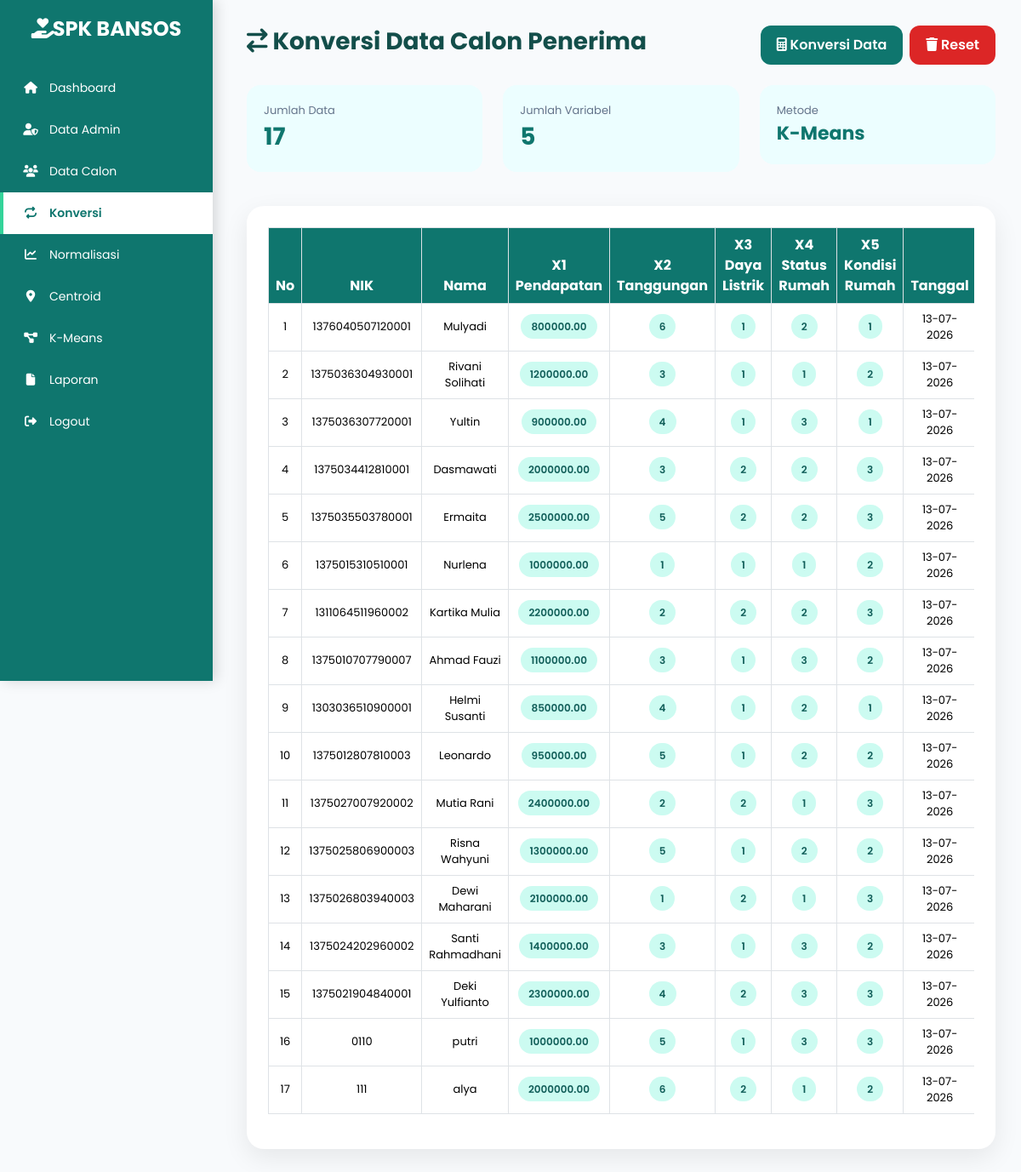
Page /admin/konversi.php (signed in) on the committed database.
### tables this page shows
CREATE TABLE `tbl_hasil_konversi` (
  `id_konversi_hasil` int(11) NOT NULL,
  `id_calon` int(11) DEFAULT NULL,
  `x1` decimal(12,2) DEFAULT NULL,
  `x2` int(11) DEFAULT NULL,
  `x3` int(11) DEFAULT NULL,
  `x4` int(11) DEFAULT NULL,
  `x5` int(11) DEFAULT NULL,
  `created_at` timestamp NULL DEFAULT current_timestamp()
);

CREATE TABLE `tbl_calon_penerima` (
  `id_calon` int(11) NOT NULL,
  `nik` varchar(16) NOT NULL,
  `nama` varchar(100) NOT NULL,
  `alamat` text DEFAULT NULL,
  `pendapatan` decimal(12,2) NOT NULL,
  `jumlah_tanggungan` int(11) NOT NULL,
  `daya_listrik` enum('450 VA','900 VA') NOT NULL,
  `status_rumah` enum('Bebas Sewa','Kontrak','Milik Sendiri') NOT NULL,
  `kondisi_rumah` enum('Tidak Permanen','Semi Permanen','Permanen') NOT NULL,
  `created_at` timestamp NULL DEFAULT current_timestamp(),
  `updated_at` timestamp NULL DEFAULT current_timestamp() ON UPDATE current_timestamp()
);

### admin/konversi.php (the view, shortened to what this page needs)
<?php
require_once __DIR__ . "/../config/koneksi.php";
$data=mysqli_query($conn,"
SELECT
hk.*,
cp.nik,
cp.nama
FROM tbl_hasil_konversi hk
JOIN tbl_calon_penerima cp
ON hk.id_calon=cp.id_calon
ORDER BY hk.id_konversi_hasil ASC
");
$total=mysqli_num_rows($data);
include "../includes/header.php";
include "../includes/sidebar.php";
?>
<div class="content">
<div class="d-flex justify-content-between align-items-center mb-4">
<h3 class="title">
<i class="fa-solid fa-arrow-right-arrow-left"></i>
Konversi Data Calon Penerima
</h3>
<div class="d-flex gap-2">
<form method="POST">
<button
name="konversi"
class="btn btn-konversi"
onclick="return confirm('Konversi seluruh data calon penerima?')">
<i class="fa fa-calculator"></i>
Konversi Data
</button>
</form>
<form method="POST">
<button
name="reset"
class="btn btn-reset"
onclick="return confirm('Hapus seluruh hasil konversi?')">
<i class="fa fa-trash"></i>
Reset
</button>
</form>
</div>
</div>
<div class="row mb-4">
<div class="col-md-4 mb-3">
<div class="stat-card">
<div class="stat-label">
Jumlah Data
</div>
<div class="stat-value">
<?= $total ?>
</div>
</div>
</div>
<div class="col-md-4 mb-3">
<div class="stat-card">
<div class="stat-label">
Jumlah Variabel
</div>
<div class="stat-value">
5
</div>
</div>
</div>
<div class="col-md-4 mb-3">
<div class="stat-card">
<div class="stat-label">
Metode
</div>
<div class="stat-value metode">
K-Means
</div>
</div>
</div>
</div>
<div class="card-custom">
<div class="table-responsive">
<table class="table table-bordered">
<thead>
<tr>
<th>No</th>
<th>NIK</th>
<th>Nama</th>
<th>X1 Pendapatan</th>
<th>X2 Tanggungan</th>
<th>X3 Daya Listrik</th>
<th>X4 Status Rumah</th>
<th>X5 Kondisi Rumah</th>
<th>Tanggal</th>
</tr>
</thead>
<tbody>
<?php if($total > 0): ?>
<?php
$no=1;
while($row=mysqli_fetch_assoc($data)):
?>
<tr>
<td>
<?= $no++ ?>
</td>
<td>
<?= htmlspecialchars($row['nik']) ?>
</td>
<td>
<?= htmlspecialchars($row['nama']) ?>
</td>
<td>
<span class="nilai">
<?= $row['x1'] ?>
</span>
</td>
<td>
<span class="nilai">
<?= $row['x2'] ?>
</span>
</td>
<td>
<span class="nilai">
<?= $row['x3'] ?>
</span>
</td>
<td>
<span class="nilai">
<?= $row['x4'] ?>
</span>
</td>
<td>
<span class="nilai">
<?= $row['x5'] ?>
</span>
</td>
<td>
<?php
if(isset($row['created_at']) && $row['created_at']!="")
{
echo date(
"d-m-Y",
strtotime($row['created_at'])
);
}
else
{
echo "-";
}
?>
</td>
</tr>
<?php endwhile; ?>
<?php endif; ?>
</tbody>
</table>
</div>
</div>
</div>
<?php include "../includes/footer.php"; ?>

### assets/css/style.css (style rules this page uses)
:root { --primary:#0F766E; --secondary:#134E4A; --bg:#F8FAFC; --card:#FFFFFF; --text:#1F2937; --accent:#34D399; --shadow:0 8px 20px rgba(0,0,0,.08); }
* { font-family:'Poppins',sans-serif; margin:0; padding:0; box-sizing:border-box; transition:.3s ease; }
body { background:var(--bg); color:var(--text); }
.content { margin-left:260px; padding:30px; transition:.3s ease; }

### admin/konversi.php (style rules this page uses)
.title { color:#134E4A; font-weight:700; }
.card-custom { background:#fff; border-radius:20px; padding:25px; box-shadow:0 10px 30px rgba(0,0,0,.08); }
.btn-konversi { background:#0F766E; color:white; border-radius:12px; font-weight:600; padding:10px 18px; }
.btn-reset { background:#DC2626; color:white; border-radius:12px; font-weight:600; padding:10px 18px; }
.stat-card { background:#ECFEFF; padding:20px; border-radius:16px; }
.stat-label { font-size:13px; color:#64748B; }
.stat-value { font-size:28px; font-weight:700; color:#0F766E; }
.metode { font-size:22px; }
.table thead th { background:#0F766E; color:white; text-align:center; }
.table tbody td { text-align:center; vertical-align:middle; font-size:13px; }
.nilai { background:#CCFBF1; color:#115E59; padding:6px 12px; border-radius:20px; font-weight:600; font-size:12px; }

### rows in the picture
tbl_hasil_konversi: id_calon.nik "1376040507120001", id_calon.nama "Mulyadi", x1 "800000.00", x2 "6", x3 "1", x4 "2", x5 "1", created_at "13-07-2026"
tbl_hasil_konversi: id_calon.nik "1375036304930001", id_calon.nama "Rivani Solihati", x1 "1200000.00", x2 "3", x3 "1", x4 "1", x5 "2", created_at "13-07-2026"
tbl_hasil_konversi: id_calon.nik "1375036307720001", id_calon.nama "Yultin", x1 "900000.00", x2 "4", x3 "1", x4 "3", x5 "1", created_at "13-07-2026"
tbl_hasil_konversi: id_calon.nik "1375034412810001", id_calon.nama "Dasmawati", x1 "2000000.00", x2 "3", x3 "2", x4 "2", x5 "3", created_at "13-07-2026"
tbl_hasil_konversi: id_calon.nik "1375035503780001", id_calon.nama "Ermaita", x1 "2500000.00", x2 "5", x3 "2", x4 "2", x5 "3", created_at "13-07-2026"
tbl_hasil_konversi: id_calon.nik "1375015310510001", id_calon.nama "Nurlena", x1 "1000000.00", x2 "1", x3 "1", x4 "1", x5 "2", created_at "13-07-2026"
tbl_hasil_konversi: id_calon.nik "1311064511960002", id_calon.nama "Kartika Mulia", x1 "2200000.00", x2 "2", x3 "2", x4 "2", x5 "3", created_at "13-07-2026"
tbl_hasil_konversi: id_calon.nik "1375010707790007", id_calon.nama "Ahmad Fauzi", x1 "1100000.00", x2 "3", x3 "1", x4 "3", x5 "2", created_at "13-07-2026"
tbl_hasil_konversi: id_calon.nik "1303036510900001", id_calon.nama "Helmi Susanti", x1 "850000.00", x2 "4", x3 "1", x4 "2", x5 "1", created_at "13-07-2026"
tbl_hasil_konversi: id_calon.nik "1375012807810003", id_calon.nama "Leonardo", x1 "950000.00", x2 "5", x3 "1", x4 "2", x5 "2", created_at "13-07-2026"
tbl_hasil_konversi: id_calon.nik "1375027007920002", id_calon.nama "Mutia Rani", x1 "2400000.00", x2 "2", x3 "2", x4 "1", x5 "3", created_at "13-07-2026"
tbl_hasil_konversi: id_calon.nik "1375025806900003", id_calon.nama "Risna Wahyuni", x1 "1300000.00", x2 "5", x3 "1", x4 "2", x5 "2", created_at "13-07-2026"
tbl_hasil_konversi: id_calon.nik "1375026803940003", id_calon.nama "Dewi Maharani", x1 "2100000.00", x2 "1", x3 "2", x4 "1", x5 "3", created_at "13-07-2026"
tbl_hasil_konversi: id_calon.nik "1375024202960002", id_calon.nama "Santi Rahmadhani", x1 "1400000.00", x2 "3", x3 "1", x4 "3", x5 "2", created_at "13-07-2026"
tbl_hasil_konversi: id_calon.nik "1375021904840001", id_calon.nama "Deki Yulfianto", x1 "2300000.00", x2 "4", x3 "2", x4 "3", x5 "3", created_at "13-07-2026"
tbl_hasil_konversi: id_calon.nik "0110", id_calon.nama "putri", x1 "1000000.00", x2 "5", x3 "1", x4 "3", x5 "3", created_at "13-07-2026"
tbl_hasil_konversi: id_calon.nik "111", id_calon.nama "alya", x1 "2000000.00", x2 "6", x3 "2", x4 "1", x5 "2", created_at "13-07-2026"

### other values in the picture
$total "17"
